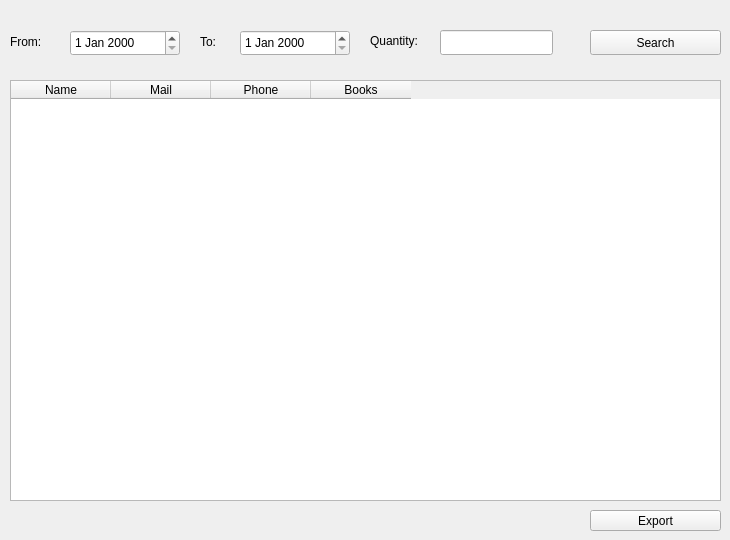
      <widget class="QWidget" name="tab_19">
       <attribute name="title">
        <string>Clients reports</string>
       </attribute>
       <widget class="QLabel" name="label_31">
        <property name="geometry">
         <rect>
          <x>200</x>
          <y>26</y>
          <width>67</width>
          <height>31</height>
         </rect>
        </property>
        <property name="text">
         <string>To:</string>
        </property>
       </widget>
       <widget class="QTableWidget" name="tableWidget_6">
        <property name="geometry">
         <rect>
          <x>10</x>
          <y>80</y>
          <width>711</width>
          <height>421</height>
         </rect>
        </property>
        <column>
         <property name="text">
          <string>Name</string>
         </property>
        </column>
        <column>
         <property name="text">
          <string>Mail</string>
         </property>
        </column>
        <column>
         <property name="text">
          <string>Phone</string>
         </property>
        </column>
        <column>
         <property name="text">
          <string>Books</string>
         </property>
        </column>
       </widget>
       <widget class="QDateEdit" name="dateEdit_3">
        <property name="geometry">
         <rect>
          <x>240</x>
          <y>30</y>
          <width>110</width>
          <height>26</height>
         </rect>
        </property>
       </widget>
       <widget class="QPushButton" name="pushButton_27">
        <property name="geometry">
         <rect>
          <x>590</x>
          <y>30</y>
          <width>131</width>
          <height>25</height>
         </rect>
        </property>
        <property name="text">
         <string>Search</string>
        </property>
       </widget>
       <widget class="QLabel" name="label_32">
        <property name="geometry">
         <rect>
          <x>370</x>
          <y>20</y>
          <width>67</width>
          <height>41</height>
         </rect>
        </property>
        <property name="text">
         <string>Quantity:</string>
        </property>
       </widget>
       <widget class="QLineEdit" name="lineEdit_36">
        <property name="geometry">
         <rect>
          <x>440</x>
          <y>30</y>
          <width>113</width>
          <height>25</height>
         </rect>
        </property>
       </widget>
       <widget class="QLabel" name="label_33">
        <property name="geometry">
         <rect>
          <x>10</x>
          <y>26</y>
          <width>67</width>
          <height>31</height>
         </rect>
        </property>
        <property name="text">
         <string>From:</string>
        </property>
       </widget>
       <widget class="QDateEdit" name="dateEdit_4">
        <property name="geometry">
         <rect>
          <x>70</x>
          <y>30</y>
          <width>110</width>
          <height>26</height>
         </rect>
        </property>
       </widget>
       <widget class="QPushButton" name="pushButton_42">
        <property name="geometry">
         <rect>
          <x>590</x>
          <y>510</y>
          <width>131</width>
          <height>21</height>
         </rect>
        </property>
        <property name="text">
         <string>Export</string>
        </property>
       </widget>
      </widget>
